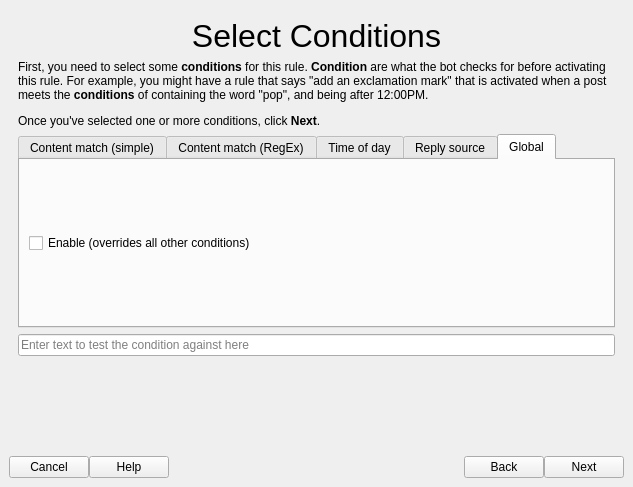
<?xml version="1.0" encoding="UTF-8"?>
<ui version="4.0">
 <class>MainWindow</class>
 <widget class="QMainWindow" name="MainWindow">
  <property name="geometry">
   <rect>
    <x>0</x>
    <y>0</y>
    <width>633</width>
    <height>487</height>
   </rect>
  </property>
  <property name="windowTitle">
   <string>Rule Creation Wizard</string>
  </property>
  <widget class="QWidget" name="centralwidget">
   <layout class="QVBoxLayout" name="verticalLayout">
    <property name="spacing">
     <number>0</number>
    </property>
    <item>
     <widget class="QStackedWidget" name="stackedWidget">
      <property name="currentIndex">
       <number>1</number>
      </property>
      <widget class="QWidget" name="page">
       <layout class="QVBoxLayout" name="verticalLayout_2">
        <item>
         <widget class="QLabel" name="label">
          <property name="sizePolicy">
           <sizepolicy hsizetype="Preferred" vsizetype="Preferred">
            <horstretch>0</horstretch>
            <verstretch>0</verstretch>
           </sizepolicy>
          </property>
          <property name="font">
           <font>
            <pointsize>24</pointsize>
           </font>
          </property>
          <property name="text">
           <string>Welcome</string>
          </property>
          <property name="textFormat">
           <enum>Qt::AutoText</enum>
          </property>
          <property name="scaledContents">
           <bool>true</bool>
          </property>
          <property name="alignment">
           <set>Qt::AlignHCenter|Qt::AlignTop</set>
          </property>
         </widget>
        </item>
        <item>
         <widget class="QLabel" name="label_2">
          <property name="sizePolicy">
           <sizepolicy hsizetype="Preferred" vsizetype="MinimumExpanding">
            <horstretch>0</horstretch>
            <verstretch>0</verstretch>
           </sizepolicy>
          </property>
          <property name="text">
           <string>&lt;html&gt;&lt;head/&gt;&lt;body&gt;&lt;p&gt;This wizard will guide you through the process of creating a &lt;span style=&quot; font-weight:600;&quot;&gt;custom reply rule&lt;/span&gt; for your bot.&lt;/p&gt;&lt;p&gt;Click &lt;span style=&quot; font-weight:600;&quot;&gt;Next&lt;/span&gt; to continue.&lt;/p&gt;&lt;/body&gt;&lt;/html&gt;</string>
          </property>
          <property name="alignment">
           <set>Qt::AlignLeading|Qt::AlignLeft|Qt::AlignTop</set>
          </property>
          <property name="wordWrap">
           <bool>true</bool>
          </property>
         </widget>
        </item>
        <item>
         <spacer name="verticalSpacer">
          <property name="orientation">
           <enum>Qt::Vertical</enum>
          </property>
          <property name="sizeHint" stdset="0">
           <size>
            <width>20</width>
            <height>40</height>
           </size>
          </property>
         </spacer>
        </item>
        <item>
         <widget class="QPushButton" name="pushButton_4">
          <property name="text">
           <string>Create posting rule instead</string>
          </property>
         </widget>
        </item>
        <item>
         <widget class="QPushButton" name="pushButton_5">
          <property name="text">
           <string>Use advanced mode</string>
          </property>
         </widget>
        </item>
       </layout>
      </widget>
      <widget class="QWidget" name="page_2">
       <layout class="QVBoxLayout" name="verticalLayout_3">
        <item>
         <widget class="QLabel" name="label_4">
          <property name="sizePolicy">
           <sizepolicy hsizetype="Preferred" vsizetype="Preferred">
            <horstretch>0</horstretch>
            <verstretch>0</verstretch>
           </sizepolicy>
          </property>
          <property name="font">
           <font>
            <pointsize>24</pointsize>
           </font>
          </property>
          <property name="text">
           <string>Select Conditions</string>
          </property>
          <property name="textFormat">
           <enum>Qt::AutoText</enum>
          </property>
          <property name="scaledContents">
           <bool>true</bool>
          </property>
          <property name="alignment">
           <set>Qt::AlignHCenter|Qt::AlignTop</set>
          </property>
         </widget>
        </item>
        <item>
         <widget class="QLabel" name="label_3">
          <property name="sizePolicy">
           <sizepolicy hsizetype="Preferred" vsizetype="Maximum">
            <horstretch>0</horstretch>
            <verstretch>0</verstretch>
           </sizepolicy>
          </property>
          <property name="text">
           <string>&lt;html&gt;&lt;head/&gt;&lt;body&gt;&lt;p&gt;First, you need to select some &lt;span style=&quot; font-weight:600;&quot;&gt;conditions&lt;/span&gt; for this rule. &lt;span style=&quot; font-weight:600;&quot;&gt;Condition&lt;/span&gt; are what the bot checks for before activating this rule. For example, you might have a rule that says &amp;quot;add an exclamation mark&amp;quot; that is activated when a post meets the &lt;span style=&quot; font-weight:600;&quot;&gt;conditions&lt;/span&gt; of containing the word &amp;quot;pop&amp;quot;, and being after 12:00PM.&lt;/p&gt;&lt;p&gt;Once you've selected one or more conditions, click &lt;span style=&quot; font-weight:600;&quot;&gt;Next&lt;/span&gt;.&lt;/p&gt;&lt;/body&gt;&lt;/html&gt;</string>
          </property>
          <property name="alignment">
           <set>Qt::AlignLeading|Qt::AlignLeft|Qt::AlignTop</set>
          </property>
          <property name="wordWrap">
           <bool>true</bool>
          </property>
         </widget>
        </item>
        <item>
         <widget class="QTabWidget" name="tabWidget">
          <property name="currentIndex">
           <number>4</number>
          </property>
          <widget class="QWidget" name="tab">
           <attribute name="title">
            <string>Content match (simple)</string>
           </attribute>
           <layout class="QVBoxLayout" name="verticalLayout_4">
            <item>
             <widget class="QGroupBox" name="groupBox">
              <property name="title">
               <string>Enable</string>
              </property>
              <property name="checkable">
               <bool>true</bool>
              </property>
              <property name="checked">
               <bool>false</bool>
              </property>
              <layout class="QVBoxLayout" name="verticalLayout_7">
               <property name="leftMargin">
                <number>0</number>
               </property>
               <property name="rightMargin">
                <number>0</number>
               </property>
               <property name="bottomMargin">
                <number>0</number>
               </property>
               <item>
                <widget class="QLineEdit" name="lineEdit">
                 <property name="placeholderText">
                  <string>Hello</string>
                 </property>
                </widget>
               </item>
               <item>
                <widget class="QCheckBox" name="checkBox">
                 <property name="text">
                  <string>Case sensitive</string>
                 </property>
                </widget>
               </item>
               <item>
                <widget class="QCheckBox" name="checkBox_2">
                 <property name="text">
                  <string>Match if it's part of another word</string>
                 </property>
                </widget>
               </item>
              </layout>
             </widget>
            </item>
            <item>
             <spacer name="verticalSpacer_4">
              <property name="orientation">
               <enum>Qt::Vertical</enum>
              </property>
              <property name="sizeHint" stdset="0">
               <size>
                <width>20</width>
                <height>40</height>
               </size>
              </property>
             </spacer>
            </item>
           </layout>
          </widget>
          <widget class="QWidget" name="tab_2">
           <attribute name="title">
            <string>Content match (RegEx)</string>
           </attribute>
           <layout class="QVBoxLayout" name="verticalLayout_5">
            <item>
             <widget class="QGroupBox" name="groupBox_2">
              <property name="title">
               <string>Enable</string>
              </property>
              <property name="checkable">
               <bool>true</bool>
              </property>
              <property name="checked">
               <bool>false</bool>
              </property>
              <layout class="QVBoxLayout" name="verticalLayout_8">
               <property name="leftMargin">
                <number>0</number>
               </property>
               <property name="rightMargin">
                <number>0</number>
               </property>
               <property name="bottomMargin">
                <number>0</number>
               </property>
               <item>
                <widget class="QLineEdit" name="lineEdit_2">
                 <property name="placeholderText">
                  <string>[Rr]eg(ular +)?[Ee]x(?:pression)?</string>
                 </property>
                </widget>
               </item>
               <item>
                <widget class="QCheckBox" name="checkBox_3">
                 <property name="text">
                  <string>Case sensitive</string>
                 </property>
                </widget>
               </item>
               <item>
                <widget class="QCheckBox" name="checkBox_4">
                 <property name="text">
                  <string>Multiline</string>
                 </property>
                </widget>
               </item>
              </layout>
             </widget>
            </item>
            <item>
             <spacer name="verticalSpacer_5">
              <property name="orientation">
               <enum>Qt::Vertical</enum>
              </property>
              <property name="sizeHint" stdset="0">
               <size>
                <width>20</width>
                <height>40</height>
               </size>
              </property>
             </spacer>
            </item>
           </layout>
          </widget>
          <widget class="QWidget" name="tab_3">
           <attribute name="title">
            <string>Time of day</string>
           </attribute>
           <layout class="QVBoxLayout" name="verticalLayout_6">
            <item>
             <widget class="QGroupBox" name="groupBox_3">
              <property name="title">
               <string>Enable</string>
              </property>
              <property name="checkable">
               <bool>true</bool>
              </property>
              <property name="checked">
               <bool>false</bool>
              </property>
              <layout class="QVBoxLayout" name="verticalLayout_9">
               <property name="leftMargin">
                <number>0</number>
               </property>
               <property name="rightMargin">
                <number>0</number>
               </property>
               <property name="bottomMargin">
                <number>0</number>
               </property>
               <item>
                <layout class="QHBoxLayout" name="horizontalLayout">
                 <item>
                  <widget class="QLabel" name="label_7">
                   <property name="sizePolicy">
                    <sizepolicy hsizetype="Maximum" vsizetype="Preferred">
                     <horstretch>0</horstretch>
                     <verstretch>0</verstretch>
                    </sizepolicy>
                   </property>
                   <property name="text">
                    <string>Between</string>
                   </property>
                  </widget>
                 </item>
                 <item>
                  <widget class="QTimeEdit" name="timeEdit"/>
                 </item>
                 <item>
                  <widget class="QLabel" name="label_8">
                   <property name="sizePolicy">
                    <sizepolicy hsizetype="Maximum" vsizetype="Preferred">
                     <horstretch>0</horstretch>
                     <verstretch>0</verstretch>
                    </sizepolicy>
                   </property>
                   <property name="text">
                    <string>and</string>
                   </property>
                  </widget>
                 </item>
                 <item>
                  <widget class="QTimeEdit" name="timeEdit_2">
                   <property name="dateTime">
                    <datetime>
                     <hour>12</hour>
                     <minute>0</minute>
                     <second>0</second>
                     <year>2000</year>
                     <month>1</month>
                     <day>1</day>
                    </datetime>
                   </property>
                  </widget>
                 </item>
                 <item>
                  <spacer name="horizontalSpacer">
                   <property name="orientation">
                    <enum>Qt::Horizontal</enum>
                   </property>
                   <property name="sizeHint" stdset="0">
                    <size>
                     <width>40</width>
                     <height>20</height>
                    </size>
                   </property>
                  </spacer>
                 </item>
                </layout>
               </item>
              </layout>
             </widget>
            </item>
            <item>
             <spacer name="verticalSpacer_3">
              <property name="orientation">
               <enum>Qt::Vertical</enum>
              </property>
              <property name="sizeHint" stdset="0">
               <size>
                <width>20</width>
                <height>40</height>
               </size>
              </property>
             </spacer>
            </item>
           </layout>
          </widget>
          <widget class="QWidget" name="tab_4">
           <attribute name="title">
            <string>Reply source</string>
           </attribute>
           <layout class="QVBoxLayout" name="verticalLayout_10">
            <item>
             <widget class="QGroupBox" name="groupBox_4">
              <property name="title">
               <string>Enable</string>
              </property>
              <property name="checkable">
               <bool>true</bool>
              </property>
              <property name="checked">
               <bool>false</bool>
              </property>
              <layout class="QVBoxLayout" name="verticalLayout_11">
               <property name="leftMargin">
                <number>0</number>
               </property>
               <property name="rightMargin">
                <number>0</number>
               </property>
               <property name="bottomMargin">
                <number>0</number>
               </property>
               <item>
                <layout class="QGridLayout" name="gridLayout">
                 <item row="1" column="2">
                  <widget class="QLineEdit" name="lineEdit_5"/>
                 </item>
                 <item row="1" column="0">
                  <widget class="QLabel" name="label_6">
                   <property name="text">
                    <string>from</string>
                   </property>
                  </widget>
                 </item>
                 <item row="1" column="1">
                  <widget class="QComboBox" name="comboBox_2">
                   <property name="minimumSize">
                    <size>
                     <width>100</width>
                     <height>0</height>
                    </size>
                   </property>
                   <item>
                    <property name="text">
                     <string>any username</string>
                    </property>
                   </item>
                   <item>
                    <property name="text">
                     <string>username containing</string>
                    </property>
                   </item>
                   <item>
                    <property name="text">
                     <string>username exactly matching</string>
                    </property>
                   </item>
                   <item>
                    <property name="text">
                     <string>username matching (RegEx)</string>
                    </property>
                   </item>
                  </widget>
                 </item>
                 <item row="0" column="0">
                  <widget class="QLabel" name="label_5">
                   <property name="text">
                    <string>Reply comes from</string>
                   </property>
                  </widget>
                 </item>
                 <item row="0" column="1">
                  <widget class="QComboBox" name="comboBox">
                   <property name="minimumSize">
                    <size>
                     <width>100</width>
                     <height>0</height>
                    </size>
                   </property>
                   <item>
                    <property name="text">
                     <string>any instance</string>
                    </property>
                   </item>
                   <item>
                    <property name="text">
                     <string>instance containing</string>
                    </property>
                   </item>
                   <item>
                    <property name="text">
                     <string>instance exactly matching</string>
                    </property>
                   </item>
                   <item>
                    <property name="text">
                     <string>intance matching (RegEx)</string>
                    </property>
                   </item>
                  </widget>
                 </item>
                 <item row="0" column="2">
                  <widget class="QLineEdit" name="lineEdit_4"/>
                 </item>
                </layout>
               </item>
              </layout>
             </widget>
            </item>
            <item>
             <spacer name="verticalSpacer_6">
              <property name="orientation">
               <enum>Qt::Vertical</enum>
              </property>
              <property name="sizeHint" stdset="0">
               <size>
                <width>20</width>
                <height>40</height>
               </size>
              </property>
             </spacer>
            </item>
           </layout>
          </widget>
          <widget class="QWidget" name="tab_5">
           <attribute name="title">
            <string>Global</string>
           </attribute>
           <layout class="QHBoxLayout" name="horizontalLayout_2">
            <item>
             <widget class="QCheckBox" name="checkBox_5">
              <property name="text">
               <string>Enable (overrides all other conditions)</string>
              </property>
             </widget>
            </item>
            <item>
             <spacer name="horizontalSpacer_2">
              <property name="orientation">
               <enum>Qt::Horizontal</enum>
              </property>
              <property name="sizeHint" stdset="0">
               <size>
                <width>40</width>
                <height>20</height>
               </size>
              </property>
             </spacer>
            </item>
           </layout>
          </widget>
         </widget>
        </item>
        <item>
         <widget class="QLineEdit" name="lineEdit_3">
          <property name="placeholderText">
           <string>Enter text to test the condition against here</string>
          </property>
          <property name="clearButtonEnabled">
           <bool>true</bool>
          </property>
         </widget>
        </item>
        <item>
         <spacer name="verticalSpacer_2">
          <property name="orientation">
           <enum>Qt::Vertical</enum>
          </property>
          <property name="sizeHint" stdset="0">
           <size>
            <width>20</width>
            <height>36</height>
           </size>
          </property>
         </spacer>
        </item>
       </layout>
      </widget>
      <widget class="QWidget" name="page_3">
       <layout class="QVBoxLayout" name="verticalLayout_12">
        <item>
         <widget class="QLabel" name="label_9">
          <property name="sizePolicy">
           <sizepolicy hsizetype="Preferred" vsizetype="Preferred">
            <horstretch>0</horstretch>
            <verstretch>0</verstretch>
           </sizepolicy>
          </property>
          <property name="font">
           <font>
            <pointsize>24</pointsize>
           </font>
          </property>
          <property name="text">
           <string>Select Action</string>
          </property>
          <property name="textFormat">
           <enum>Qt::AutoText</enum>
          </property>
          <property name="scaledContents">
           <bool>true</bool>
          </property>
          <property name="alignment">
           <set>Qt::AlignHCenter|Qt::AlignTop</set>
          </property>
         </widget>
        </item>
        <item>
         <widget class="QLabel" name="label_10">
          <property name="text">
           <string>&lt;html&gt;&lt;head/&gt;&lt;body&gt;&lt;p&gt;Your bot now needs an &lt;span style=&quot; font-weight:600;&quot;&gt;action&lt;/span&gt; to take after the &lt;span style=&quot; font-weight:600;&quot;&gt;conditions&lt;/span&gt; are met. This can be anything from posting a custom message, modifying text, or even not posting at all.&lt;/p&gt;&lt;p&gt;Unlike conditions, &lt;span style=&quot; font-weight:600;&quot;&gt;you can only specify one action&lt;/span&gt;. The action used is determined by the tab you're currently viewing when you click &lt;span style=&quot; font-weight:600;&quot;&gt;Next&lt;/span&gt;.&lt;/p&gt;&lt;/body&gt;&lt;/html&gt;</string>
          </property>
          <property name="wordWrap">
           <bool>true</bool>
          </property>
         </widget>
        </item>
       </layout>
      </widget>
     </widget>
    </item>
    <item>
     <layout class="QHBoxLayout" name="horizontalLayout_4">
      <item>
       <widget class="QPushButton" name="pushButton">
        <property name="text">
         <string>Cancel</string>
        </property>
        <property name="icon">
         <iconset theme="cancel">
          <normaloff>../../../../../../.designer/backup</normaloff>../../../../../../.designer/backup</iconset>
        </property>
       </widget>
      </item>
      <item>
       <widget class="QPushButton" name="pushButton_13">
        <property name="text">
         <string>Help</string>
        </property>
        <property name="icon">
         <iconset theme="help">
          <normaloff>../../../../../../</normaloff>../../../../../../</iconset>
        </property>
       </widget>
      </item>
      <item>
       <spacer name="horizontalSpacer_3">
        <property name="orientation">
         <enum>Qt::Horizontal</enum>
        </property>
        <property name="sizeHint" stdset="0">
         <size>
          <width>40</width>
          <height>20</height>
         </size>
        </property>
       </spacer>
      </item>
      <item>
       <widget class="QPushButton" name="pushButton_3">
        <property name="text">
         <string>Back</string>
        </property>
        <property name="icon">
         <iconset theme="back">
          <normaloff>../../../../../../.designer/backup</normaloff>../../../../../../.designer/backup</iconset>
        </property>
       </widget>
      </item>
      <item>
       <widget class="QPushButton" name="pushButton_2">
        <property name="text">
         <string>Next</string>
        </property>
        <property name="icon">
         <iconset theme="next">
          <normaloff>../../../../../../.designer/backup</normaloff>../../../../../../.designer/backup</iconset>
        </property>
       </widget>
      </item>
     </layout>
    </item>
   </layout>
  </widget>
 </widget>
 <resources/>
 <connections/>
</ui>
